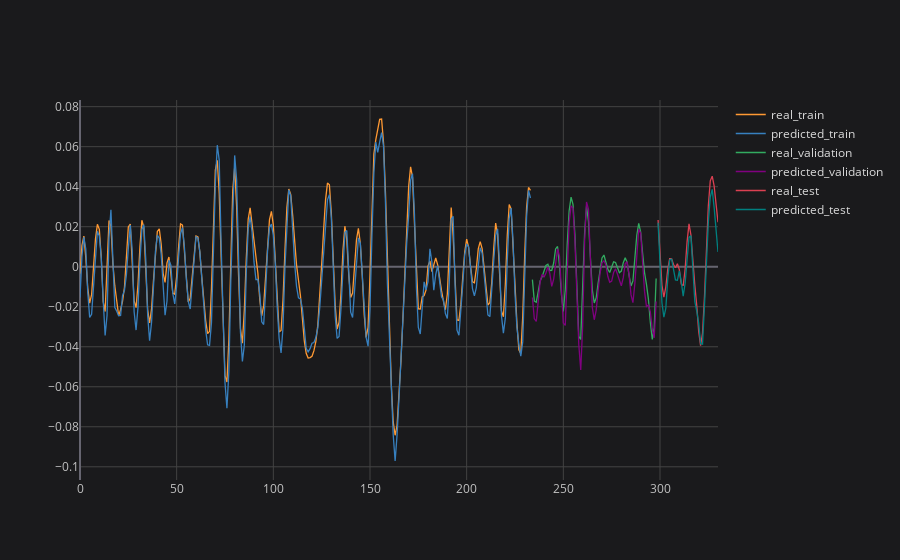

Source (notebook cell):
### Code cell
# plotting partial result
plot_ticker = 'BOVA11'
plot_feature = target_feature
plot_imf = 'IMF2'

concatenated_results[plot_ticker][plot_feature][plot_imf].iplot(title=f'{plot_ticker} {plot_feature} {plot_imf}', asFigure=True, layout=space)

### Figure 1 — Plotly figure (JSON) as saved in the notebook; plotly's stock layout.template omitted (floating-point values rounded to 4 significant figures; data arrays with more than 128 entries replaced by an {"elided": "..."} marker saying what was removed)
{"data": [{"line": {"color": "rgba(255, 153, 51, 1.0)", "dash": "solid", "shape": "linear", "width": 1.3}, "mode": "lines", "name": "real_train", "text": "", "type": "scatter", "x": {"elided": "331 float values"}, "y": {"elided": "331 mixed values"}}, {"line": {"color": "rgba(55, 128, 191, 1.0)", "dash": "solid", "shape": "linear", "width": 1.3}, "mode": "lines", "name": "predicted_train", "text": "", "type": "scatter", "x": {"elided": "331 float values"}, "y": {"elided": "331 mixed values"}}, {"line": {"color": "rgba(50, 171, 96, 1.0)", "dash": "solid", "shape": "linear", "width": 1.3}, "mode": "lines", "name": "real_validation", "text": "", "type": "scatter", "x": {"elided": "331 float values"}, "y": {"elided": "331 mixed values"}}, {"line": {"color": "rgba(128, 0, 128, 1.0)", "dash": "solid", "shape": "linear", "width": 1.3}, "mode": "lines", "name": "predicted_validation", "text": "", "type": "scatter", "x": {"elided": "331 float values"}, "y": {"elided": "331 mixed values"}}, {"line": {"color": "rgba(219, 64, 82, 1.0)", "dash": "solid", "shape": "linear", "width": 1.3}, "mode": "lines", "name": "real_test", "text": "", "type": "scatter", "x": {"elided": "331 float values"}, "y": {"elided": "331 mixed values"}}, {"line": {"color": "rgba(0, 128, 128, 1.0)", "dash": "solid", "shape": "linear", "width": 1.3}, "mode": "lines", "name": "predicted_test", "text": "", "type": "scatter", "x": {"elided": "331 float values"}, "y": {"elided": "331 mixed values"}}], "layout": {"legend": {"bgcolor": "#1A1A1C", "font": {"color": "#D9D9D9", "size": 12}}, "paper_bgcolor": "#1A1A1C", "plot_bgcolor": "#1A1A1C", "title": {"font": {"color": "#D9D9D9"}, "x": 0.5}, "xaxis": {"gridcolor": "#434343", "showgrid": true, "tickfont": {"color": "#C2C2C2", "size": 12}, "title": {"font": {"color": "#D9D9D9"}}, "zerolinecolor": "#666570"}, "yaxis": {"gridcolor": "#434343", "showgrid": true, "tickfont": {"color": "#C2C2C2", "size": 12}, "title": {"font": {"color": "#D9D9D9"}}, "zerolinecolor": "#666570"}}}
